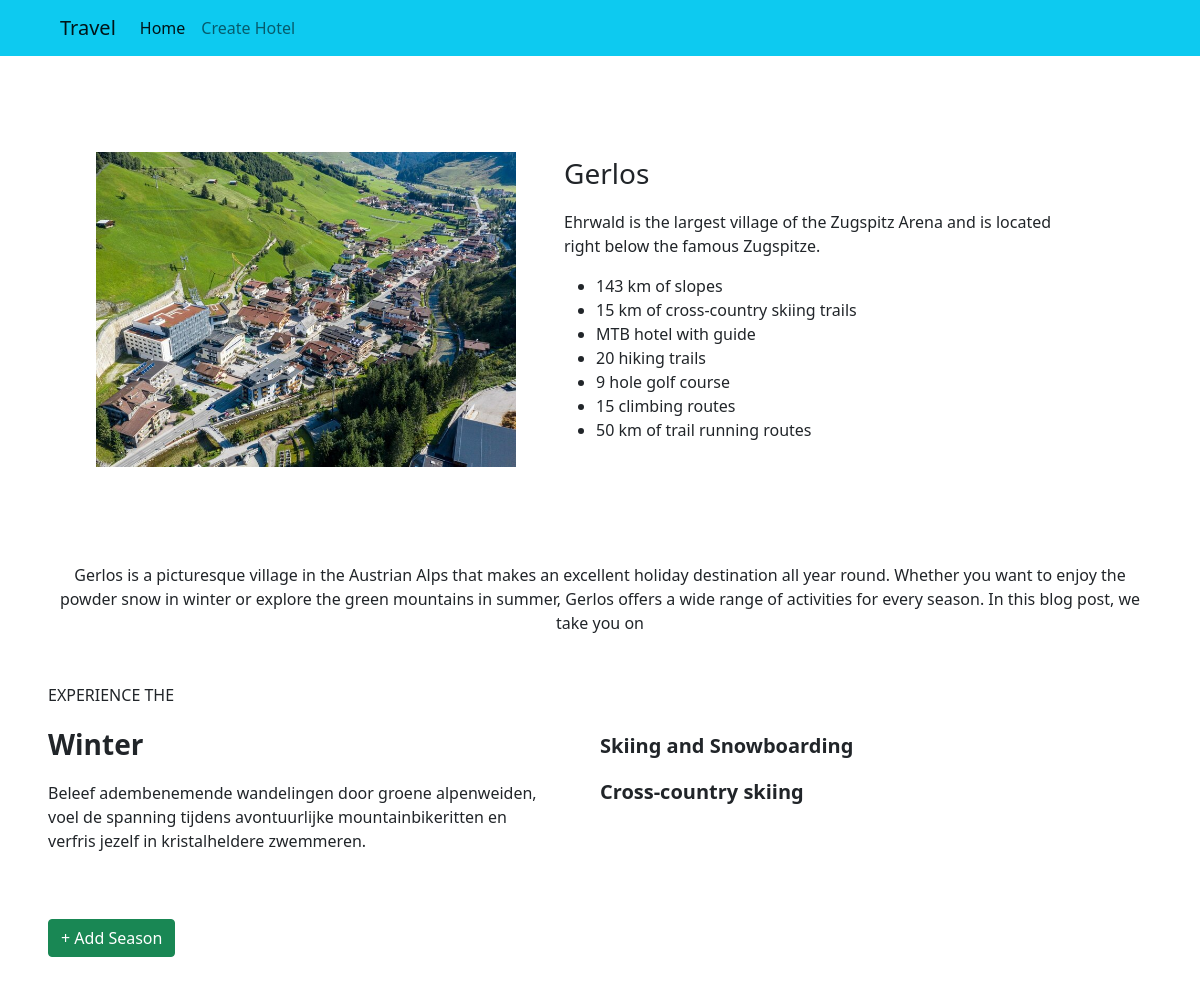
Page /details/2/ (signed in) on the committed database.
### main/models.py (models this page shows, shortened)
class Location(models.Model):
    image = models.FileField(upload_to='spot')
    l_name = models.CharField(_("Hotel Name"), max_length=50)
    l_tagline = models.CharField(_("Hotel Tagline"), max_length=150)
    l_summery = models.TextField(_("Hotel Summary"), max_length=300)
    l_description = models.TextField(_("Hotel Description"), max_length=200)
    tags = models.CharField(max_length=50)
    created_at = models.DateTimeField(auto_now_add=True)
    updated_at = models.DateTimeField(auto_now=True)

class Season(models.Model):
    s_tagline = models.CharField(_("Season Tagline"), max_length=100)
    s_name = models.CharField(_("Season Name"), max_length=50)
    s_description = models.TextField(_("Season Description"), max_length=250)
    location = models.ForeignKey(Location, on_delete=models.CASCADE)

class Feature(models.Model):
    sf_title = models.CharField(_("Title"), max_length=50)
    sf_description = models.TextField(_("Description"), max_length=150)
    season = models.ForeignKey(Season, on_delete=models.CASCADE)

### main/views.py (the view)
# urls.py: path('details/<int:pk>/', views.location_details_view, name='location_details'),
@login_required
def location_details_view(request, pk):
    location = Location.objects.get(pk=pk)
    seasons = location.season_set.all()
    l_des = location.l_description
    l_des = l_des.split('\n')
    features = Feature.objects.filter(season__location=location)
    context = {'location': location, 'seasons':seasons, 'features':features, 'l_des':l_des}
    return render(request, "location_details.html", context)

### main/templates/location_details.html (shortened to what this page needs)
{% extends 'base.html' %}
{% block content %}
<div class="m-5 d-flex flex-column">
    <div class="d-flex m-5">
        <img class="col-5" src="{{ location.image.url}}"/>
        <div class="d-flex flex-column mx-5">
            <p class="fs-3 fw-blod">{{location.l_name}}</p>
            <p>{{location.l_tagline}}</p>
            <ul>
                {% for des in l_des %}
                    <li>{{des}}</li>
                {% endfor %}
            </ul>
        </div>
    </div>
</div>
<div class="m-5 text-center">
    <p>{{location.l_summery}}</p>
</div>
{% for season in  seasons%}
<div class="d-flex m-5">
    <div class="w-50">
        <p>{{season.s_tagline}}</p>
        <p class="fs-3 fw-bold">{{season.s_name}}</p>
        <p>{{season.s_description}}</p>
    </div>
    <div class="m-5 w-50">
    {% for feature in features %}
        {% if feature.season == season %}
        <p class="fs-5 fw-bold">{{feature.sf_title}}</p>
        {% endif %}
    {% endfor %}
    </div>
</div>
{% endfor %}
<div class="m-5">
    <a href="{% url 'create_season' location.id%}" class="btn btn-success">+ Add Season</a>
</div>
{% endblock content %}

### rows in the picture
Location: image (picture), l_name "Gerlos", l_tagline "Ehrwald is the largest village of the Zugspitz Arena and is located right below the famous Zugspitze.", l_summery "Gerlos is a picturesque village in the Austrian Alps that makes an excellent holiday destination all year round. Whether you want to enjoy the powder snow in winter or explore the green mountains in summer, Gerlos offers a wide range of activities for every season. In this blog post, we take you on"
Season: s_tagline "EXPERIENCE THE", s_name "Winter", s_description "Beleef adembenemende wandelingen door groene alpenweiden, voel de spanning tijdens avontuurlijke mountainbikeritten en verfris jezelf in kristalheldere zwemmeren."
Feature: sf_title "Skiing and Snowboarding"
Feature: sf_title "Cross-country skiing"

### other values in the picture
{{ des }} "143 km of slopes" "15 km of cross-country skiing trails" "MTB hotel with guide" "20 hiking trails" "9 hole golf course" "15 climbing routes" "50 km of trail running routes"
